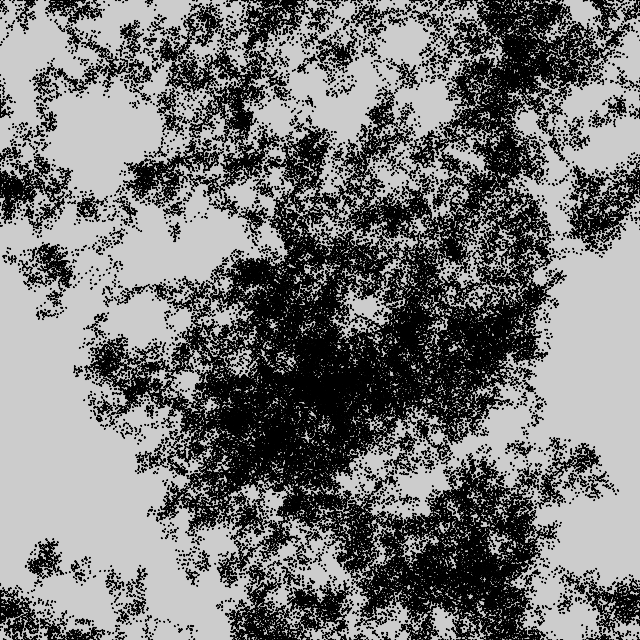
Frame 1 (no input)
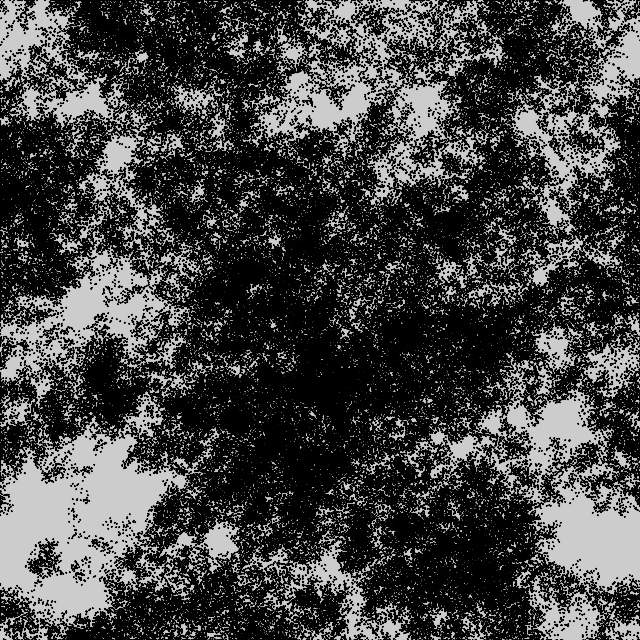
Frame 2 (the mouse pressed at the canvas centre, redrawn once)

The Processing sketch that drew these frames (run headless with seeded random() and noise(); the mouse was pressed at the canvas centre and the sketch redrawn once):

// Processing sketch: sketch_03_random_walker
// ── sketch_03_random_walker.pde
float x;
float y;

void setup(){
  size(640, 640);
  x = width / 2;
  y = height / 2;
  noLoop();
}

void draw() {
  //background(255);
  
  for (int i = 0; i < 100000; i++) {
    fill(0);
    ellipse(x, y, 1, 1);
    int step = 5;
    x = x + random(-step, step);
    y = y + random(-step, step);
    
    // Vertical 
    if (y > height) {
      y = 0;
    }
    
    if (y < 0) {
      y = height;
    }
    
    // Horizontal
    if (x > width) {
      x = 0;
    }
    
    if (x < 0) {
      x = width;
    }
  }
}
